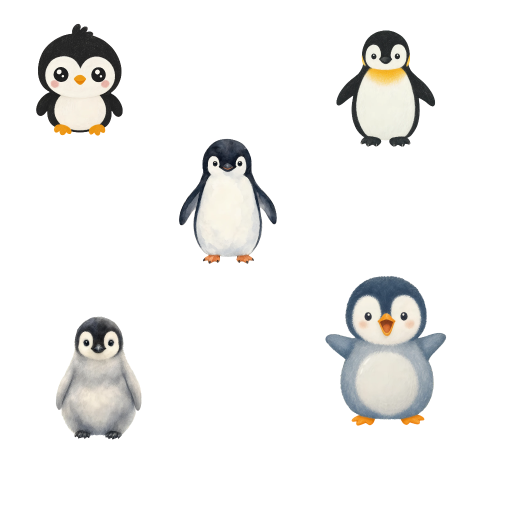
#> input picture Untitled Design.png, 1024 x 1024 px (shown at 1/2 size)
$ python -i main.py   (imports and definitions only)
#> lines starting #> are read from the running program, lines starting #| are printed output that depends on the picture
"""
❄  Glacier Birthday Letter  ❄
A snowy tkinter birthday card with falling snow, waddling penguins,
a reveal-able letter and optional winter music.

Requirements:  pip install pillow
Setup:         put "Untitled Design.png" (your penguin sheet) next to this file.
Run:           python birthday_letter.py
"""

import math
import os
import random
import struct
import sys
import tempfile
import threading
import wave
import tkinter as tk
import tkinter.font as tkfont
from tkinter import messagebox

from PIL import Image, ImageDraw, ImageTk

# ───────────────────────── EDIT THESE ─────────────────────────
RECIPIENT = "Loot"          # who the letter is for
SENDER = "Sabs"        # who it is from
LETTER_BODY = (
    "Happy Birthday, Lilith! I hope di ka mag bago and you always carry that kindness with you.  "
    "Thank you so much for all the help na binigay mo saakin, kayo dalawa ni suave.\n\n"
    "Without you, I don't think na kinaya ko ang 1st year ng College, "
    "I'm always thankful na meet ko kayo, and I hope na maging safe and healty ka palagi and your family.\n\n"
    "Stay strong kayo ni Suave and please continue being a weirdo, armani loves your weirdness. Your weirdness is what makes you special. "
)
# Optional: your own music file (needs `pip install pygame`). Leave "" to use
# the built-in soft music-box melody.
CUSTOM_MUSIC = ""
# ───────────────────────────────────────────────────────────────

# Icy palette
DEEP_NAVY = "#04102a"
NAVY = "#0a1f44"
GLACIER = "#2f86c2"
GLACIER_LIGHT = "#7cc4e8"
CYAN = "#9ff3ff"
SILVER = "#c0cbd8"
WHITE = "#ffffff"
ICE = "#e8f6fd"

W, H = 1000, 700
FPS_MS = 33

# Crop boxes of the 5 penguins in the 1024x1024 sheet (left, top, right, bottom)
PENGUIN_BOXES = [
    (60, 40, 255, 280),    # 0 black cutie, top-left
    (665, 50, 880, 300),   # 1 emperor, top-right
    (350, 270, 560, 535),  # 2 watercolor, centre  (the walker)
    (100, 625, 295, 885),  # 3 grey chick, bottom-left
    (640, 545, 900, 860),  # 4 blue happy, bottom-right
]


# ───────────────────────── helpers ─────────────────────────
# [10 lines left out: function find_asset, not called in this run]


def find_image():
    return find_asset(["Untitled Design.png", "Untitled_Design.png", "penguins.png"],
                      r"D:\Untitled Design.png")


def find_mail():
    return find_asset(["mail.png", "Mail.png"], r"D:\mail.png")


PAPER_INSET = 48      # corner size kept un-stretched when the paper is resized
ENV_W = 250           # on-screen width of the envelope


# [15 lines left out: function nine_slice, not called in this run]


def _crop_object(sheet, box, scale):
    crop = cut_out(sheet.crop(tuple(int(v * scale) for v in box)))
    bbox = crop.getchannel("A").getbbox()
    return crop.crop(bbox) if bbox else crop


def load_mail_assets(path):
    """Returns (envelope, paper) as RGBA images. Uses mail.png when present,
    otherwise draws simple stand-ins so the app still runs."""
#> called with path = 'Untitled Design.png'
    if path:
        sheet = Image.open(path).convert("RGBA")
#> sheet is the input picture: PIL image 1024x1024 RGBA; mean R, G, B, A 241.6, 241.3, 240.2, 255
        scale = sheet.width / 1024
#> scale = 1
        env = _crop_object(sheet, (10, 100, 510, 540), scale)
        paper = _crop_object(sheet, (590, 75, 955, 625), scale)
    else:
        env = Image.new("RGBA", (500, 440), (0, 0, 0, 0))
        d = ImageDraw.Draw(env)
        d.rectangle((20, 60, 470, 420), fill="#c3e3fb", outline="#111111", width=6)
        d.line([(20, 60), (245, 260), (470, 60)], fill="#111111", width=6)
        d.ellipse((218, 232, 272, 286), fill="#0a1f44", outline="#9ff3ff", width=3)
        paper = Image.new("RGBA", (350, 535), (0, 0, 0, 0))
        d = ImageDraw.Draw(paper)
        d.rounded_rectangle((0, 0, 349, 534), radius=28, fill="#4a6a9a")
        d.rounded_rectangle((10, 10, 339, 524), radius=24, fill="#f3ecd0")
    env = env.resize((ENV_W, max(1, int(env.height * ENV_W / env.width))), Image.LANCZOS)
    paper = paper.resize((350, max(1, int(paper.height * 350 / paper.width))), Image.LANCZOS)
    return env, paper


# [11 lines left out: functions lerp_color, rrect, not called in this run]


def ease(p):
    p = max(0.0, min(1.0, p))
    return p * p * (3 - 2 * p)


# [26 lines left out: functions ease_out_back, ease_out_bounce, star_pts, not called in this run]


def cut_out(img):
    """Make sure a crop has a transparent background."""
    img = img.convert("RGBA")
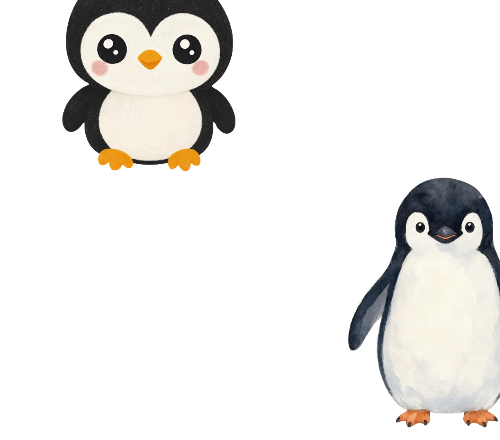
#> img: PIL image 500x440 RGBA; mean R, G, B, A 236.4, 235.1, 233, 255
    if img.getchannel("A").getextrema()[0] < 250:
        return img  # already transparent
    rgb = img.convert("RGB")
    key = (255, 0, 255)
    w, h = rgb.size
#> w = 500; h = 440
    for corner in [(0, 0), (w - 1, 0), (0, h - 1), (w - 1, h - 1)]:
        ImageDraw.floodfill(rgb, corner, key, thresh=28)
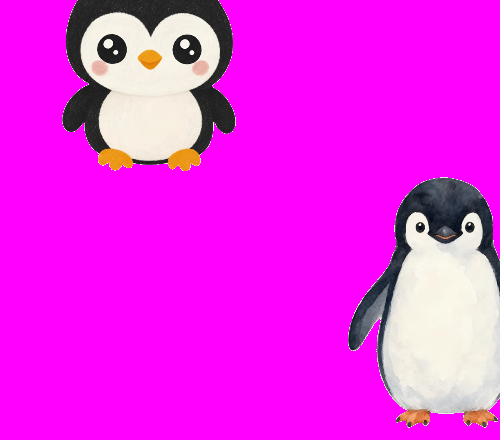
#> rgb: PIL image 500x440 RGB; mean R, G, B 236.4, 40.3, 233
    out = [(r, g, b, 0) if (r, g, b) == key else (r, g, b, 255)
           for (r, g, b) in rgb.getdata()]
#> out = 220000 items
    img.putdata(out)
    return img


# ───────────────────────── music ─────────────────────────
class Music:
    """Soft synthesized music-box loop (Windows: winsound, else pygame)."""

    # [112 lines left out: functions __init__, _prepare, _synth, play, stop, toggle, not called in this run]


# ───────────────────────── penguin ─────────────────────────
class Penguin:
    """A penguin with a little personality: it idles, jumps (with squash &
    stretch), dances, and the centre one also waddles and belly-slides.
    Click a penguin to make it jump!"""

    BOUND_L, BOUND_R = 240, 760

    # [45 lines left out: functions __init__, _make_set, not called in this run]

    # ----- state helpers -----
    def set_state(self, state, timer=0):
        self.state, self.age, self.timer = state, 0, timer

    # [129 lines left out: functions start_jump, start_walk, start_slide, poke, celebrate, next_action and 2 more, not called in this run]


# ───────────────────────── glass button ─────────────────────────
class GlassButton:
    """Pill-shaped canvas button with a frosted-glass look: a thin bright rim,
    a tinted body, a glossy upper sheen and a highlight line. Hover brightens it,
    pressing nudges it down."""

    VARIANTS = {
        "ice":  dict(border="#dff8ff", top="#4aa8dc", bot="#1c6ca8", htop="#6cc6f2", hbot="#2c8acb"),
        "deep": dict(border="#a8e2f7", top="#245a9c", bot="#0d2c60", htop="#3674bd", hbot="#173f80"),
        "aqua": dict(border="#e8fcff", top="#3cc2e6", bot="#1585b6", htop="#63dcf5", hbot="#229ccc"),
    }

    # [64 lines left out: functions __init__, _paint, _enter, _leave, _press, _release and 1 more, not called in this run]

    def set_text(self, text):
        self.c.itemconfigure(self.label, text=text)

    def raise_(self):
        self.c.tag_raise(self.tag)


# ───────────────────────── main app ─────────────────────────
class BirthdayApp:
    CARD_W, CARD_H, CARD_CY = 560, 440, 325
    EX1, EX2, EY1, EY2 = 375, 625, 328, 552      # envelope bounds
    ENV_CY = 440
    CX = 500
    DROP = 400

    # [283 lines left out: functions __init__, draw_scenery, make_penguins, make_snow, update_snow, spawn and 8 more, not called in this run]

    def toggle_music(self):
        on = self.music.toggle()
        self.mute_btn.set_text("🔊 Music On" if on else "🔇 Music Off")

    def show_letter_buttons(self, visible):
        self.replay_btn.show(visible)
        self.close_btn.show(visible)

    # ---------- envelope + card ----------
    # [274 lines left out: functions create_envelope, layout_env, set_card, destroy_scene, prepare_letter_text, build_letter_text and 8 more, not called in this run]

    def on_quit(self):
        self.music.stop()
        self.root.destroy()


# [12 lines left out: function main, not called in this run]


# [2 lines not run here, left out]

>>> result = load_mail_assets('Untitled Design.png')
#> in _crop_object, `bbox = crop.getchannel("A").getbbox()`: bbox = (62, 0, 500, 428)
#> in _crop_object, `return crop.crop(bbox) if bbox else crop`:
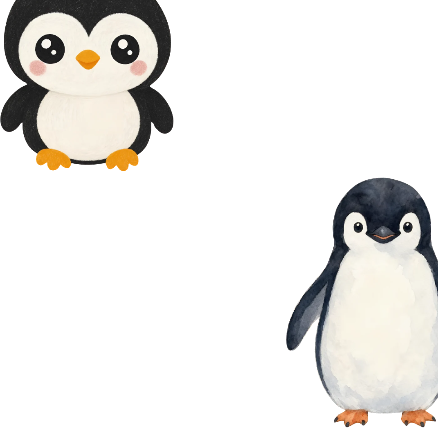
#> returned value: PIL image 438x428 RGBA; mean R, G, B, A 233.2, 47.3, 229.2, 70.6; transparent parts drawn white
#> call 2 of _crop_object, with box = (590, 75, 955, 625), scale = 1
#> in cut_out (call 2), `img = img.convert("RGBA")`:
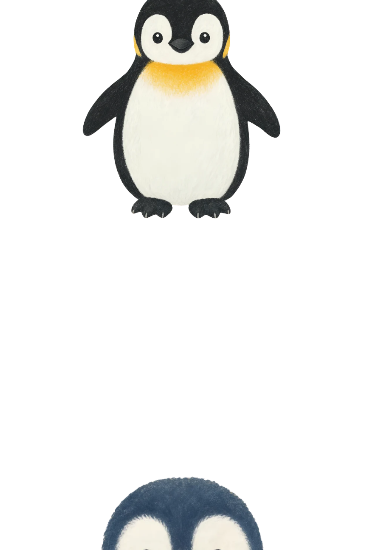
#> img: PIL image 365x550 RGBA; mean R, G, B, A 237.9, 238.1, 236.5, 255
#> after the loop in cut_out (call 2), `for corner in [(0, 0), (w - 1, 0), (0, h - 1), (w - 1, h - 1)]:`:
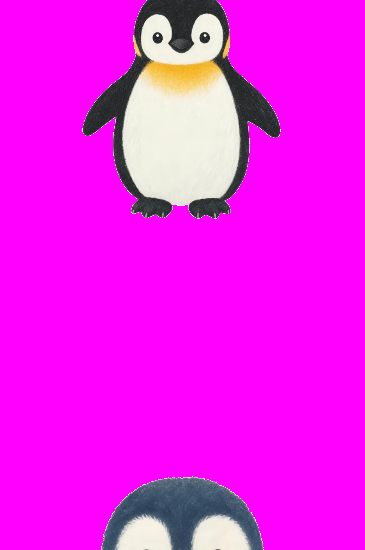
#> rgb: PIL image 365x550 RGB; mean R, G, B 238, 28.7, 236.5
#> in cut_out (call 2), `out = [(r, g, b, 0) if (r, g, b) == key else (r, g, b, 255) for (r, g,..`: out = 200750 items
#> in _crop_object (call 2), `bbox = crop.getchannel("A").getbbox()`: bbox = (82, 0, 281, 550)
#> in _crop_object (call 2), `return crop.crop(bbox) if bbox else crop`:
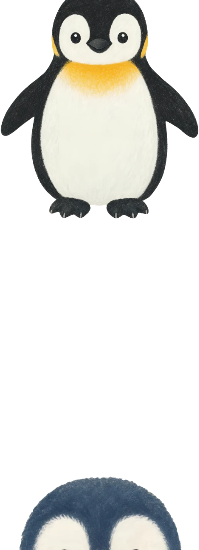
#> returned value: PIL image 199x550 RGBA; mean R, G, B, A 223.7, 52.7, 221.2, 83.7; transparent parts drawn white
#> in load_mail_assets, `env = env.resize((ENV_W, max(1, int(env.height * ENV_W / env.width))),..`:
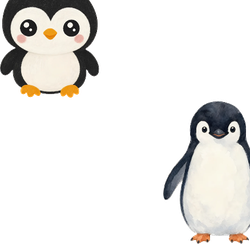
#> env: PIL image 250x244 RGBA; mean R, G, B, A 51.9, 50.2, 47.6, 70.6; transparent parts drawn white

$ run again, on mail.png
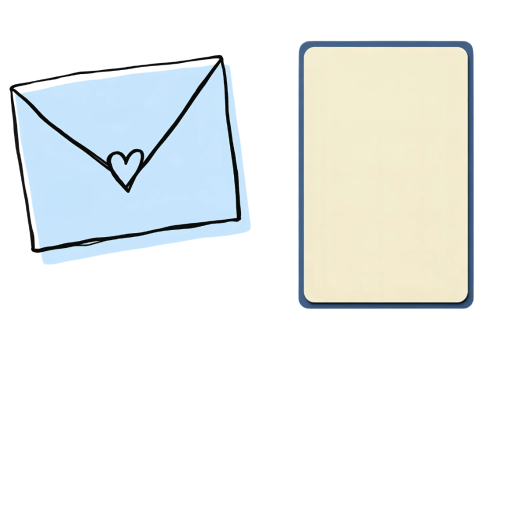
#> input picture mail.png, 1024 x 1024 px (shown at 1/2 size)
#> in load_mail_assets, sheet is the input picture: PIL image 1024x1024 RGBA; mean R, G, B, A 238.4, 241.8, 240.8, 255
#> out = 220000 items
#> bbox = (8, 9, 492, 429)
#> after the loop in cut_out (call 2), `for corner in [(0, 0), (w - 1, 0), (0, h - 1), (w - 1, h - 1)]:`:
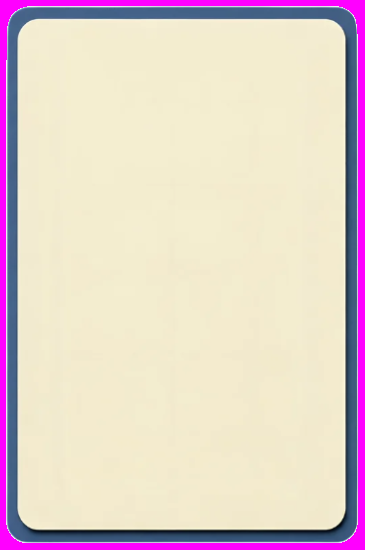
#> rgb: PIL image 365x550 RGB; mean R, G, B 225.7, 206.9, 201.4
#> out = 200750 items
#> in load_mail_assets, `env = env.resize((ENV_W, max(1, int(env.height * ENV_W / env.width))),..`:
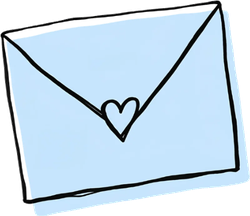
#> env: PIL image 250x216 RGBA; mean R, G, B, A 149.7, 170.5, 186.3, 201.7; transparent parts drawn white
